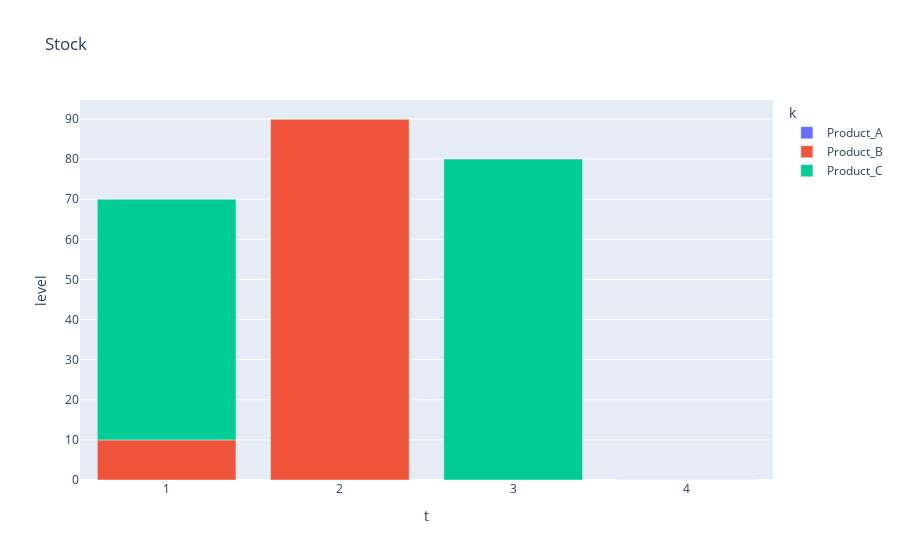

This figure's notebook cell:
### Code cell
fig = px.bar(Z.records, x="t", y="level", color="k", title="Stock")
fig.show()

### Figure 1 — Plotly figure (JSON) as saved in the notebook; plotly's stock layout.template omitted (floating-point values rounded to 4 significant figures)
{"data": [{"hovertemplate": "k=Product_A<br>t=%{x}<br>level=%{y}<extra></extra>", "legendgroup": "Product_A", "marker": {"color": "#636efa", "pattern": {"shape": ""}}, "name": "Product_A", "orientation": "v", "showlegend": true, "textposition": "auto", "type": "bar", "x": ["1", "2", "3", "4"], "xaxis": "x", "y": [0.0, 0.0, 0.0, 0.0], "yaxis": "y"}, {"hovertemplate": "k=Product_B<br>t=%{x}<br>level=%{y}<extra></extra>", "legendgroup": "Product_B", "marker": {"color": "#EF553B", "pattern": {"shape": ""}}, "name": "Product_B", "orientation": "v", "showlegend": true, "textposition": "auto", "type": "bar", "x": ["1", "2", "3", "4"], "xaxis": "x", "y": [10.0, 90.0, 0.0, 0.0], "yaxis": "y"}, {"hovertemplate": "k=Product_C<br>t=%{x}<br>level=%{y}<extra></extra>", "legendgroup": "Product_C", "marker": {"color": "#00cc96", "pattern": {"shape": ""}}, "name": "Product_C", "orientation": "v", "showlegend": true, "textposition": "auto", "type": "bar", "x": ["1", "2", "3", "4"], "xaxis": "x", "y": [60.0, 0.0, 80.0, 0.0], "yaxis": "y"}], "layout": {"barmode": "relative", "legend": {"title": {"text": "k"}, "tracegroupgap": 0}, "title": {"text": "Stock"}, "xaxis": {"anchor": "y", "domain": [0, 1], "title": {"text": "t"}}, "yaxis": {"anchor": "x", "domain": [0, 1], "title": {"text": "level"}}}}
